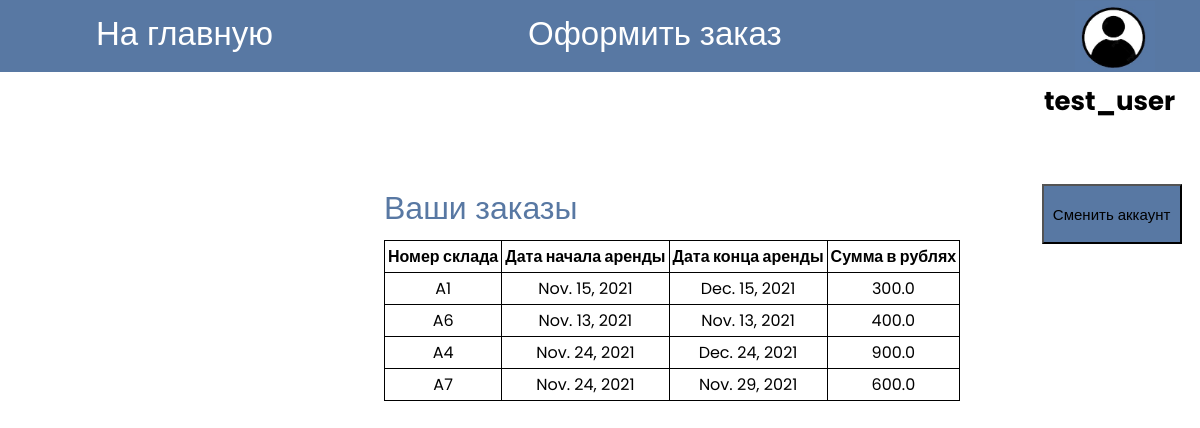
/personal_area.html (signed in), run on an earlier commit of the app's database.
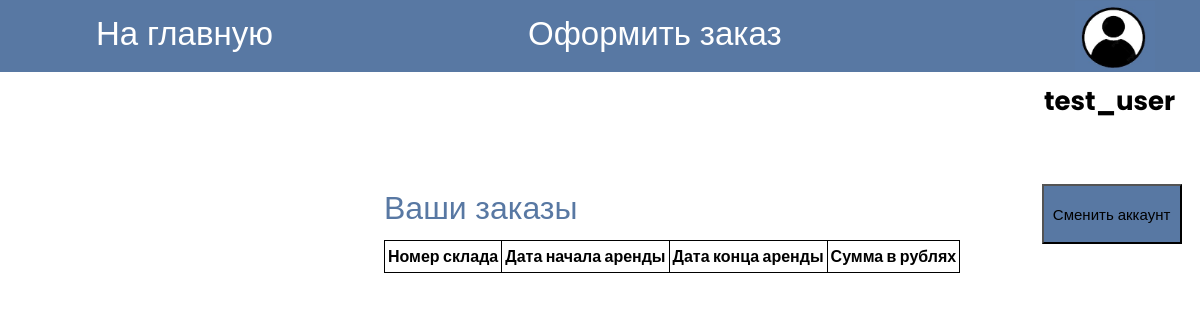
And on a later commit of the database.
### app_warehouse/models.py (models this page shows)
class PersonalArea(models.Model):
    user_id_user = models.ForeignKey(Users, on_delete=models.CASCADE)

class Users(models.Model):
    login = models.CharField(max_length=25)
    password = models.CharField(max_length=10)
    role = models.CharField(max_length=10, default="user")

class Orders(models.Model):
    OrderSum = models.FloatField()
    LeaseStartDate = models.DateField()
    LeaseEndDate = models.DateField()
    personal_area_idpersonal_area = models.ForeignKey(PersonalArea, on_delete=models.CASCADE)
    active_status = models.BooleanField(default=0)
    building_idbuilding = models.ForeignKey(Building, on_delete=models.CASCADE)

class Building(models.Model):
    floor_number = models.IntegerField()
    warehouse_size = models.FloatField()
    status_warehouse = models.CharField(max_length=15, default="Not active")
    warehouse_number = models.CharField(max_length=3)
    cost_per_month = models.FloatField()

### app_warehouse/views.py (the view, shortened to what this page needs)
# urls.py: path('personal_area.html', Personal_area.as_view()),
class Personal_area(View):
    def get(self, request):
        try:
            personal_area = request.session.get("personal_area")
            print(personal_area)
            order, name_user = get_order_user(personal_area)
            context = {
                    'data_table' : order,
                    'name_user': name_user,
            }
            return render(request, 'personal_area.html', context=context)
        except:
            return HttpResponseRedirect('page_log_in.html')

### app_warehouse/basa.py (called while the page is built)
def get_order_user(id_personal_area):
    orders_users = Orders.objects.filter(personal_area_idpersonal_area=id_personal_area)
    name_user = PersonalArea.objects.filter(pk=id_personal_area)
    return orders_users, name_user[0]

### app_warehouse/templates/personal_area.html (shortened to what this page needs)
<!DOCTYPE>
{% load static %}
<html>
	<head>
		<link rel="stylesheet" href="{% static 'css/main_css.css' %}">
	</head>
	<header>
		<a href="../" class="link_main">На главную</a>
		<a href="../order_page.html" class="link_order">Оформить заказ</a>
		<a href="../personal_area.html" class="link_pers_area"><img src="{% static 'images/img_pers_area.jpg' %}" class="link_pers_area"></a>
	</header>
	<body>
		<h3 class="nickname_user">{{name_user.user_id_user.login}} </h3>
		<form  method="post" name="swap_acc">
			<input type="submit" class="swap_acc" name="" value="Сменить аккаунт">
		</form>>
		<p class="your_order">Ваши заказы</p>
		<table class="table_order">
			<tr>
			<th>
				Номер склада
			</th>
			<th>
				Дата начала аренды
			</th>
			<th>
				Дата конца аренды
			</th>
			<th>
				Сумма в рублях
			</th>
			</tr>
			{% for order in data_table %}
				<tr>
					<td>
						{{order.building_idbuilding.warehouse_number}}
					</td>
					<td>
						{{order.LeaseStartDate}}
					</td>
					<td>
						{{order.LeaseEndDate}}
					</td>
					<td>
						{{order.OrderSum}}
					</td>
				</tr>
		{% endfor %}
		</table>
	</body>
</html>

### app_warehouse/static/css/main_css.css (style rules this page uses)
header { background-color:#5878A3; height:9%; width:100%; padding:0; margin:0 auto; position:absolute; left:0%; top:-0%; }
.link_main { font-family: 'Poppins', sans-serif; font-size:33px; position:absolute; left:8%; top:13%; color:white; text-decoration: none; }
.link_order { font-family: 'Poppins', sans-serif; font-size:33px; position:absolute; left:44%; top:13%; color:white; text-decoration: none; }
.link_pers_area { position:absolute; left:84%; top:1%; height:70px; width:80px; }
.nickname_user { position:absolute; left:87%; top:7%; font-family: 'Poppins', sans-serif; font-size:26px; font-width:40px; }
.swap_acc { position:absolute; left:86.8%; top:23%; font-family: 'Poppins', sans-serif; font-size:15px; width:140px; height: 60px; background-color: #5878A3; }
.table_order { position:absolute; left:32%; top:30%; border:3px; padding: 3px; font-family: 'Poppins', sans-serif; border-collapse:collapse; }
th { padding: 3px; border: 1px solid black; }
.your_order { position:absolute; left:32%; top:19%; font-family: 'Poppins', sans-serif; font-size:32px; color:#5878A3; }

What changed in the data, as far as the page shows it:
removed Orders: building_idbuilding.warehouse_number "A1", LeaseStartDate "Nov. 15, 2021", LeaseEndDate "Dec. 15, 2021", OrderSum "300.0"
removed Orders: building_idbuilding.warehouse_number "A6", LeaseStartDate "Nov. 13, 2021", LeaseEndDate "Nov. 13, 2021", OrderSum "400.0"
removed Orders: building_idbuilding.warehouse_number "A4", LeaseStartDate "Nov. 24, 2021", LeaseEndDate "Dec. 24, 2021", OrderSum "900.0"
removed Orders: building_idbuilding.warehouse_number "A7", LeaseStartDate "Nov. 24, 2021", LeaseEndDate "Nov. 29, 2021", OrderSum "600.0"
